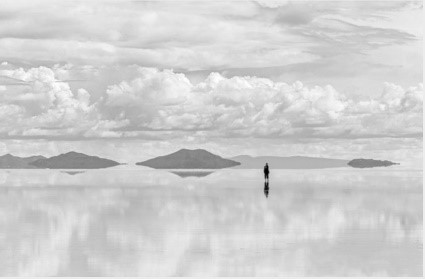
#> input picture histogram_equalization/image/CLAHE_img.jpg, 425 x 279 px, found by its file name
$ python test.py
#> lines starting #> are read from the running program, lines starting #| are printed output that depends on the picture
import cv2
import numpy as np
import matplotlib.pyplot as plt

# Reading the image from the present directory
image = cv2.imread("F:\SourceCode\ImageProcessing\histogram_equalization\image\CLAHE_img.jpg")
#> image is the input picture: shape (279, 425, 3); min 0, max 255, mean 207.6

# The initial processing of the image
# image = cv2.medianBlur(image, 3)
image_bw = cv2.cvtColor(image, cv2.COLOR_BGR2GRAY)

# The declaration of CLAHE
# clipLimit -> Threshold for contrast limiting
clahe = cv2.createCLAHE(clipLimit=2)
final_img = clahe.apply(image_bw)
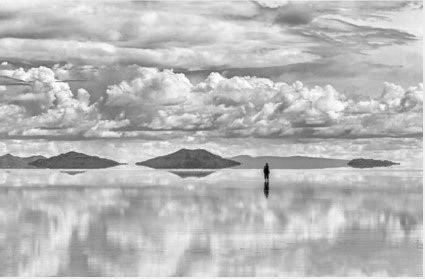
#> final_img: shape (279, 425); min 1, max 255, mean 184.4

cv2.imshow("original img", image_bw)
hist_image_bw, bins_image_bw = np.histogram(image_bw.flatten(), bins=256, range=[0, 255])
#> hist_image_bw = 256 values, max 3275 at index 202, min 0 at index 1, mean 463.2; bins_image_bw = 257 values from 0 to 255

# Cân bằng histogram
img_equalized = cv2.equalizeHist(image_bw)
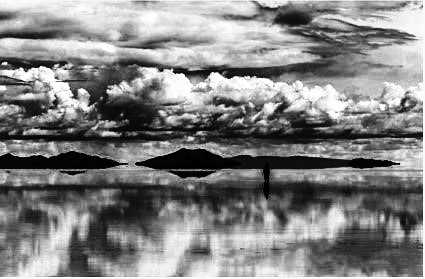
#> img_equalized: shape (279, 425); min 0, max 255, mean 130
hist_Histogram_Img, bins_Histogram_Img = np.histogram(img_equalized.flatten(), bins=256, range=[0, 256])
#> hist_Histogram_Img = 256 values, max 3275 at index 82, min 0 at index 16, mean 463.2; bins_Histogram_Img = 257 values from 0 to 256
cv2.imshow("Histogram Img Equalized", img_equalized)

# cân bằng CLAHE
cv2.imshow("CLAHE image", final_img)
hist_CLAHE_bw, bins_CLAHE_bw = np.histogram(final_img.flatten(), bins=256, range=[0, 255])
#> hist_CLAHE_bw = 256 values, max 1584 at index 182, min 0 at index 0, mean 463.2; bins_CLAHE_bw = 257 values from 0 to 255

cv2.waitKey(0)
cv2.destroyAllWindows()


fig, ax = plt.subplots(3)
fig.suptitle('** Biểu đồ histogram **', fontsize=20)
plt.style.use('seaborn')

ax[0].plot(hist_image_bw)
ax[0].set_title('Ảnh gốc')

ax[1].plot(hist_Histogram_Img)
ax[1].set_title('Ảnh cân bằng histogram bình thường')

ax[2].plot(hist_CLAHE_bw)
ax[2].set_title('Ảnh sau CLAHE')

plt.subplots_adjust(left=0.1,
                    bottom=0.1,
                    right=0.9,
                    top=0.8,
                    wspace=0.6,
                    hspace=0.8)
plt.show()
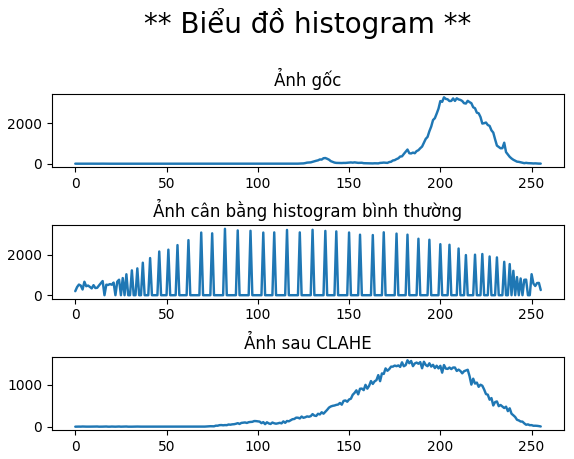
#> figure drawn by matplotlib, 3 panels; panel 1: curve peaks at x = 202, y = 3275; panel 2: curve peaks at x = 82, y = 3275; panel 3: curve peaks at x = 182, y = 1584

$ run again, with histogram_equalization/image/low_contrast.png saved as histogram_equalization/image/CLAHE_img.jpg
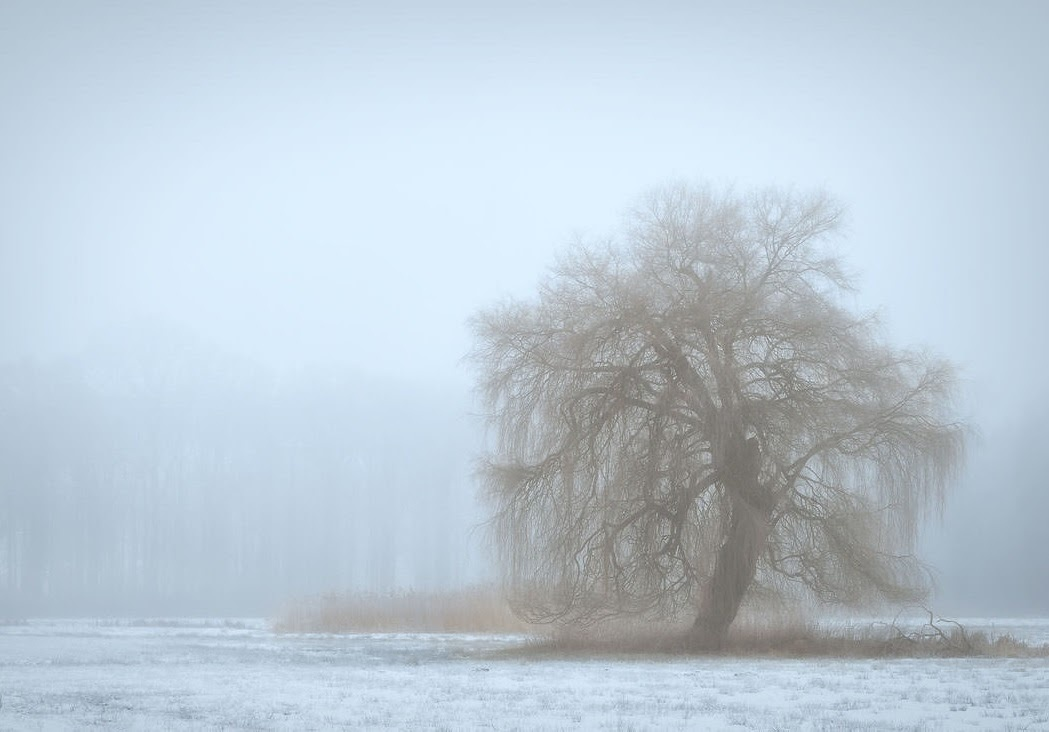
#> input picture histogram_equalization/image/low_contrast.png, 1049 x 732 px, found by its file name
#> image is the input picture: shape (732, 1049, 3); mean B, G, R 213.5, 202.1, 188.5
#> hist_image_bw = 256 values, max 25691 at index 236, min 0 at index 0, mean 2999.5; bins_image_bw = 257 values from 0 to 255
#> `img_equalized = cv2.equalizeHist(image_bw)`:
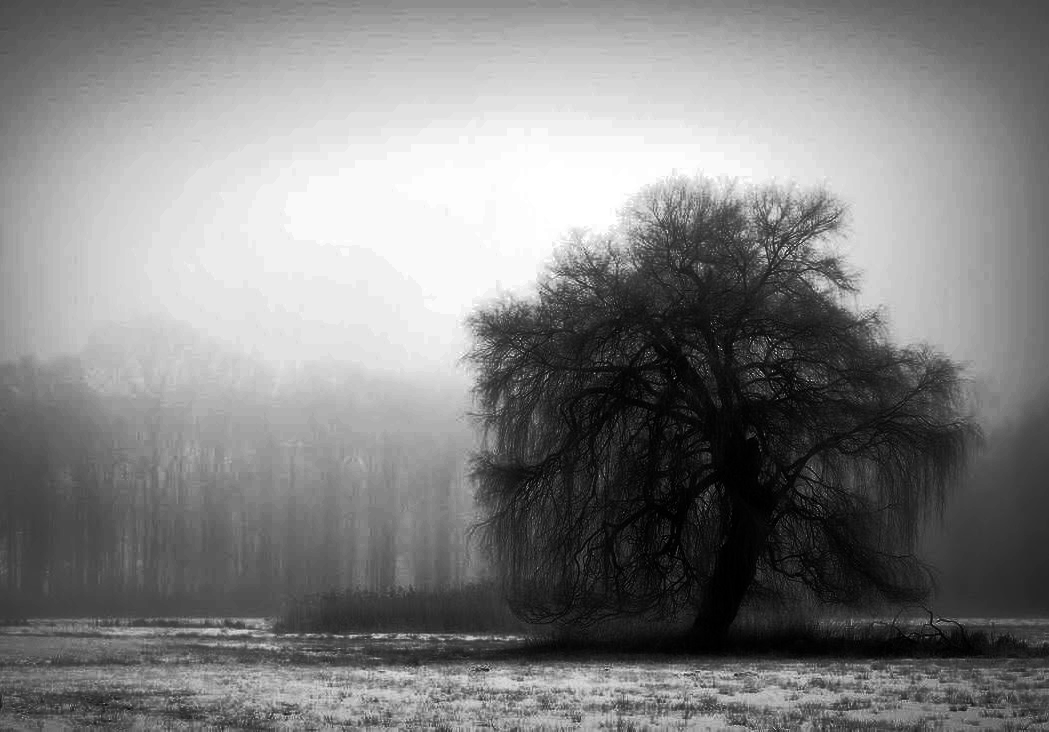
#> img_equalized: shape (732, 1049); min 0, max 255, mean 129.1
#> hist_Histogram_Img = 256 values, max 25691 at index 249, min 0 at index 41, mean 2999.5; bins_Histogram_Img = 257 values from 0 to 256
#> hist_CLAHE_bw = 256 values, max 15093 at index 234, min 0 at index 0, mean 2999.5; bins_CLAHE_bw = 257 values from 0 to 255
#> `plt.show()`:
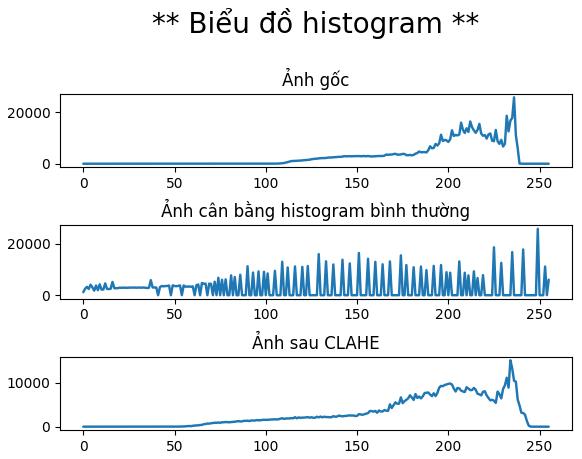
#> figure drawn by matplotlib, 3 panels; panel 1: curve peaks at x = 236, y = 25691; panel 2: curve peaks at x = 249, y = 25691; panel 3: curve peaks at x = 234, y = 15093
